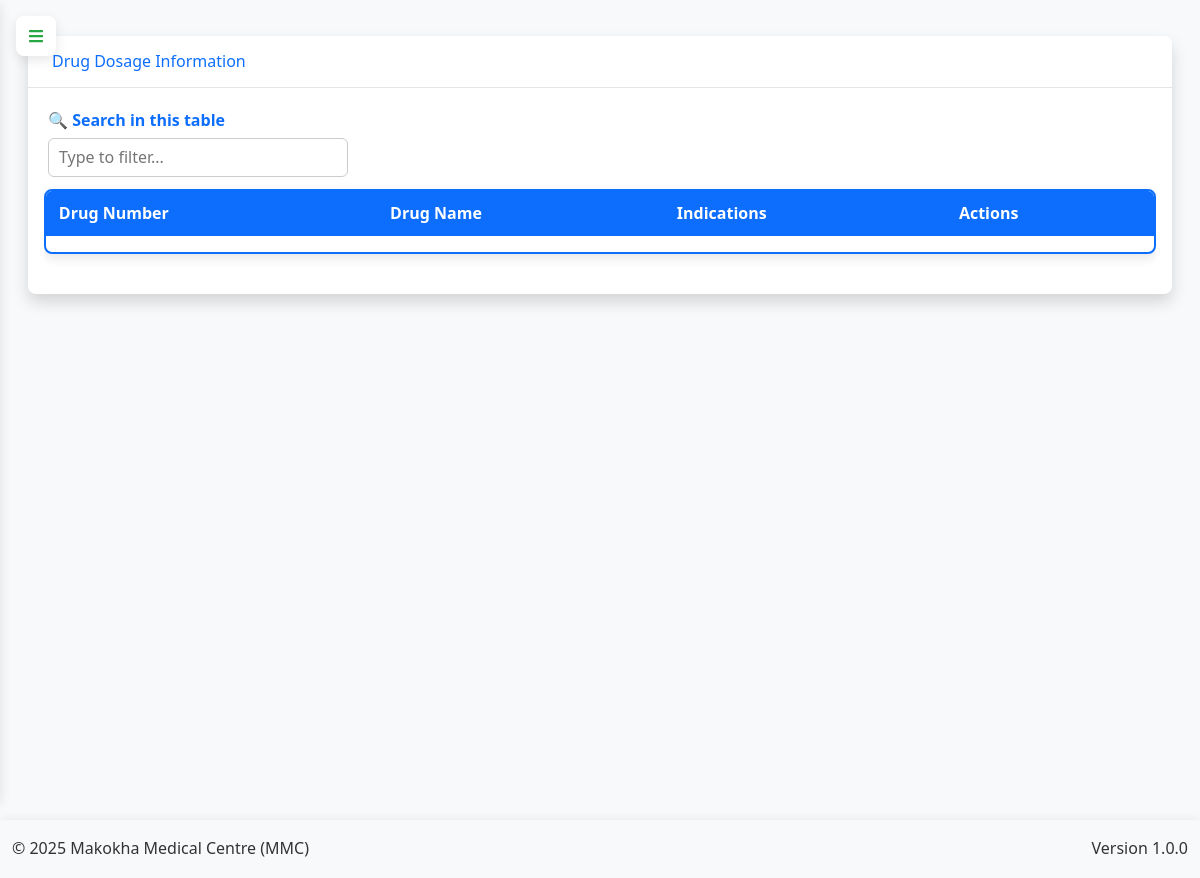
The app's page /pharmacist/dosage (signed in), older data.
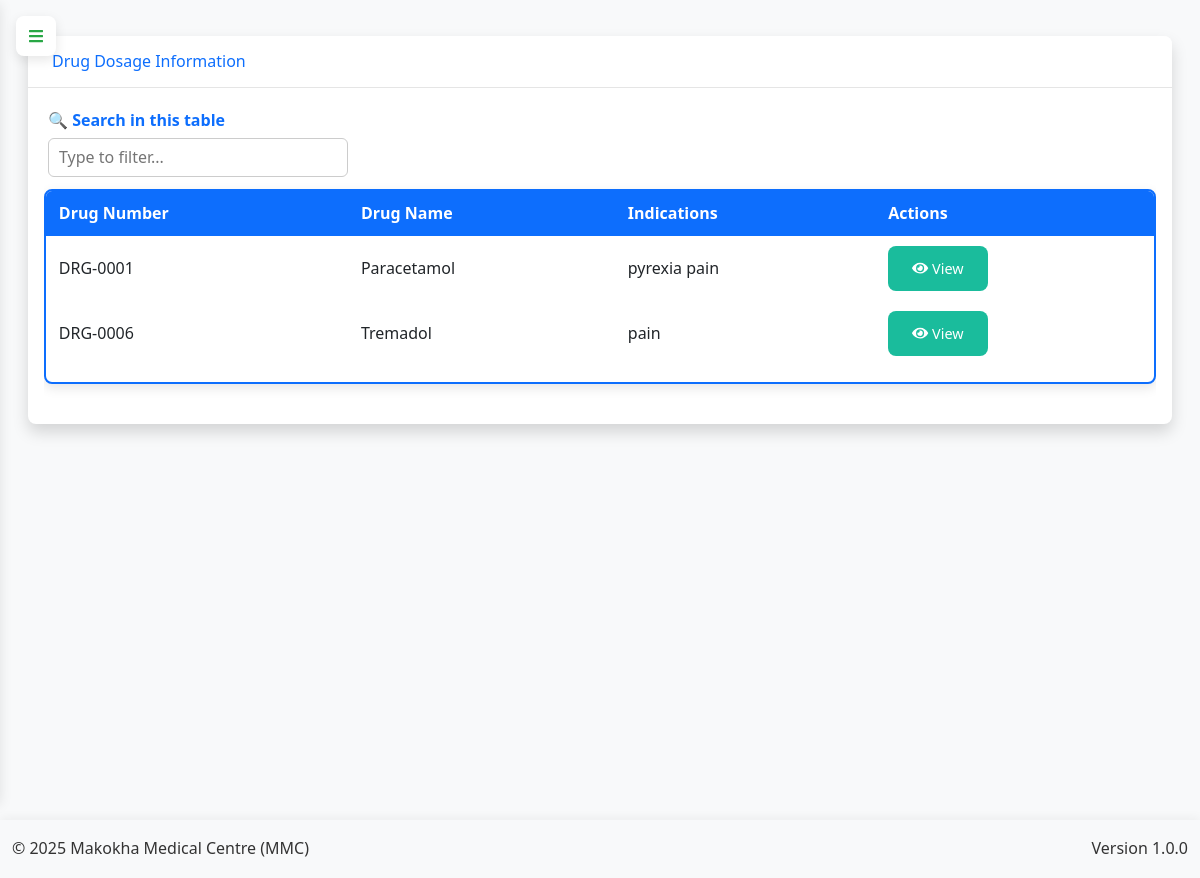
The same page, newer data.
### app.py (models this page shows, shortened)
class DrugDosage(db.Model):
    id = db.Column(db.Integer, primary_key=True)
    drug_id = db.Column(db.Integer, db.ForeignKey('drug.id'), nullable=False)
    indication = db.Column(db.Text)
    contraindication = db.Column(db.Text)
    interaction = db.Column(db.Text)
    side_effects = db.Column(db.Text)
    dosage_peds = db.Column(db.Text)
    dosage_adults = db.Column(db.Text)
    dosage_geriatrics = db.Column(db.Text)
    important_notes = db.Column(db.Text)
    created_at = db.Column(db.DateTime, default=lambda: datetime.now(timezone.utc))
    updated_at = db.Column(db.DateTime, default=lambda: datetime.now(timezone.utc), onupdate=lambda: datetime.now(timezone.utc))
    drug = db.relationship('Drug', backref='dosage')

class Drug(db.Model):
    id = db.Column(db.Integer, primary_key=True)
    drug_number = db.Column(db.String(50), unique=True, nullable=False)
    name = db.Column(db.String(100), nullable=False)
    specification = db.Column(db.String(200))
    buying_price = db.Column(db.Float, nullable=False)
    selling_price = db.Column(db.Float, nullable=False)
    stocked_quantity = db.Column(db.Integer, nullable=False)
    sold_quantity = db.Column(db.Integer, default=0)
    expiry_date = db.Column(db.Date, nullable=False)
    created_at = db.Column(db.DateTime, default=lambda: datetime.now(timezone.utc))
    updated_at = db.Column(db.DateTime, default=lambda: datetime.now(timezone.utc), onupdate=lambda: datetime.now(timezone.utc))
    @hybrid_property
    def remaining_quantity(self):
        return self.stocked_quantity - self.sold_quantity
    @hybrid_property
    def stock_status(self):
        if self.remaining_quantity == 0:
            return 'out-of-stock'
        elif self.remaining_quantity < 10:
            return 'low-stock'
        elif (self.expiry_date - date.today()).days < 30:
            return 'expiring-soon'
        return 'in-stock'

### app.py (the view)
@app.route('/pharmacist/dosage')
@login_required
def pharmacist_dosage():
    if current_user.role != 'pharmacist':
        flash('Unauthorized access', 'danger')
        return redirect(url_for('home'))
    dosages = DrugDosage.query.join(Drug).all()
    drugs = Drug.query.all()
    return render_template('pharmacist/dosage.html', dosages=dosages, drugs=drugs)

### app.py (called while the page is built, shortened)
@app.before_request
def initialize_data():
    global _first_request
    if not _first_request:
        return

@app.context_processor
def inject_current_date():
    return {'current_date': date.today().strftime('%Y-%m-%d')}

@app.context_processor
def inject_csrf_token():
    return dict(csrf_token=generate_csrf)

@app.context_processor
def utility_processor():
    def decrypt_data(encrypted_data):
        if not encrypted_data:
            return ""
        try:
            return Config.decrypt_data_static(encrypted_data)
        except:
            return "[Decryption Error]"
    return dict(decrypt_data=decrypt_data)

    @login_manager.user_loader
    def load_user(user_id):
        return db.session.get(User, int(user_id))

### templates/pharmacist/dosage.html (shortened to what this page needs)
{% extends "base.html" %}
{% block content %}
<div class="container-fluid">
    <div class="row">
        <div class="col-md-12">
            <div class="card shadow mb-4">
                <div class="card-header py-3 d-flex justify-content-between align-items-center">
                    <h6 class="m-0 font-weight-bold text-primary">Drug Dosage Information</h6>
                </div>
                <div class="card-body">
                    <div class="table-responsive">
                        <table class="table table-bordered" id="dosageTable" width="100%" cellspacing="0">
                            <thead>
                                <tr>
                                    <th>Drug Number</th>
                                    <th>Drug Name</th>
                                    <th>Indications</th>
                                    <th>Actions</th>
                                </tr>
                            </thead>
                            <tbody>
                                {% for dosage in dosages %}
                                <tr>
                                    <td>{{ dosage.drug.drug_number }}</td>
                                    <td>{{ dosage.drug.name }}</td>
                                    <td>{{ dosage.indication|truncate(100) if dosage.indication else 'N/A' }}</td>
                                    <td>
                                        <button class="btn btn-info btn-sm view-dosage" data-id="{{ dosage.id }}">
                                            <i class="fas fa-eye"></i> View
                                        </button>
                                    </td>
                                </tr>
                                {% endfor %}
                            </tbody>
                        </table>
                    </div>
                </div>
            </div>
        </div>
    </div>
</div>
{% endblock %}

Row changes from the older to the newer data that the page shows:
added DrugDosage: drug.drug_number "DRG-0001", drug.name "Paracetamol", indication "pyrexia pain"
added DrugDosage: drug.drug_number "DRG-0006", drug.name "Tremadol", indication "pain"
